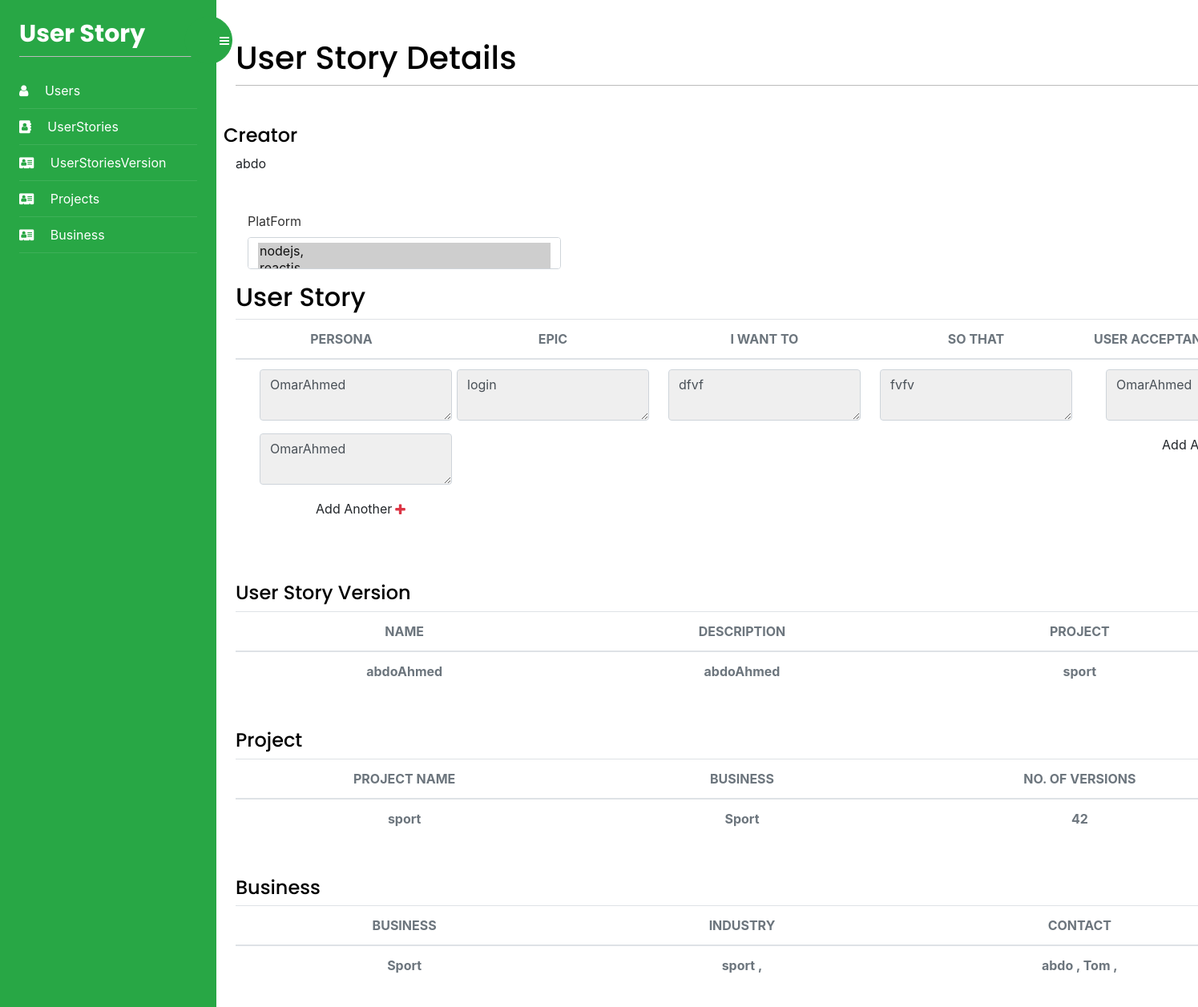
The page /UserStories/userStoryDetails/27 on the database as committed earlier.
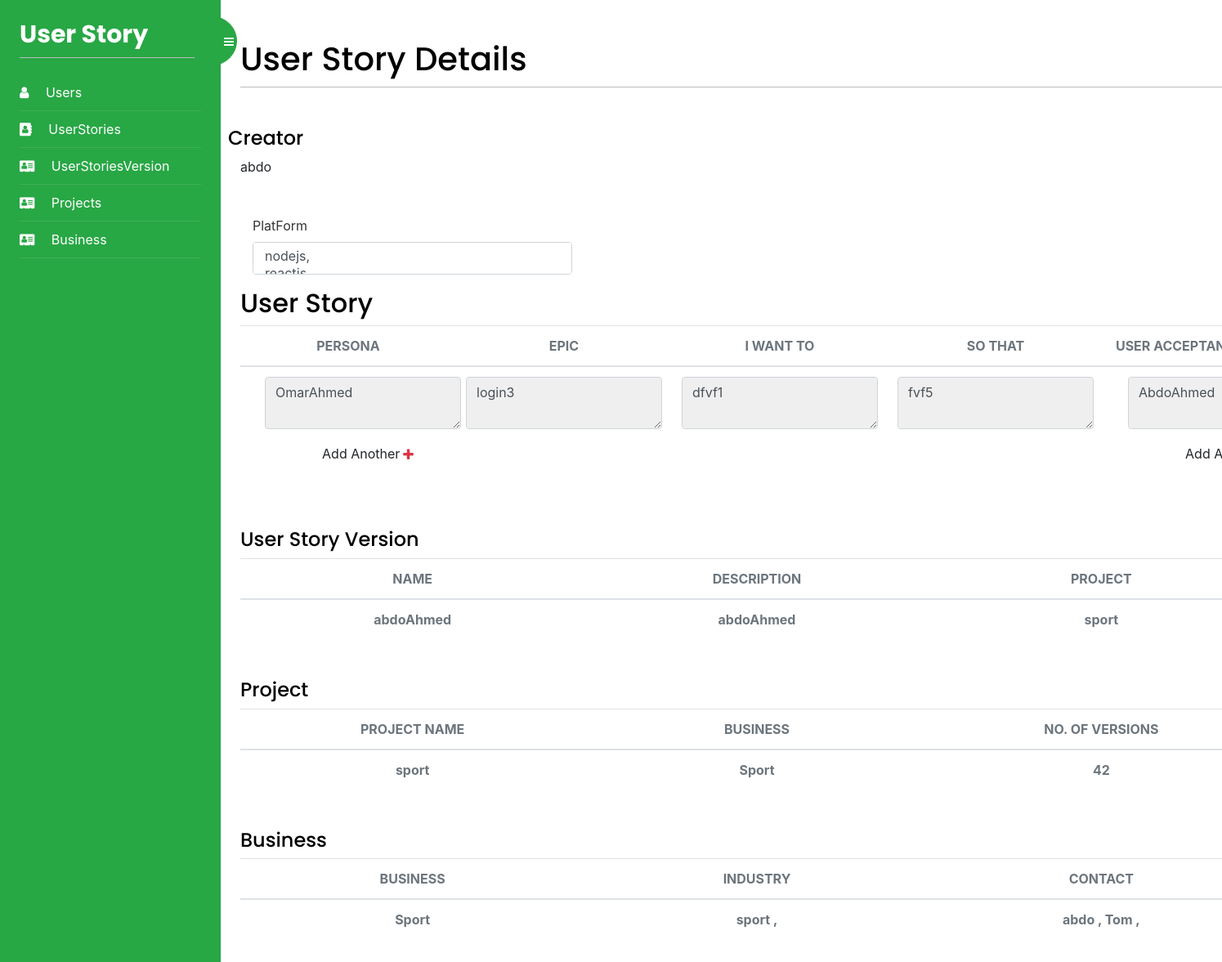
The same page on the database as committed later.
### UserStoryApp/models.py (models this page shows, shortened)
class UserStory(models.Model):
    id = models.AutoField(primary_key=True)
    iWantTO = models.TextField(blank=True)
    soThat = models.TextField(blank=True)
    priority = models.TextField(blank=True)
    userStoriesVersion = models.ForeignKey(
        UserStoryVersion, on_delete=models.CASCADE, blank=True, null=True)
    Persona = models.ManyToManyField(Persona)
    RAIDS = models.ManyToManyField(RAIDS)
    DevelopmentTask = models.ManyToManyField(DevelopmentTask)
    Estimates = models.ManyToManyField(Estimates)
    US_Group = models.ForeignKey(
        US_Group, on_delete=models.CASCADE, blank=True, null=True)
    Epic = models.ForeignKey(Epic, on_delete=models.CASCADE, null=True)
    platforms = []
    class Meta:
        db_table = "UserStory"

class UserStoryVersion(models.Model):
    id = models.AutoField(primary_key=True)
    name = models.TextField(blank=True)
    description = models.TextField(blank=True)
    Project = models.ForeignKey(Project, on_delete=models.CASCADE)
    User = models.ForeignKey(
        User, on_delete=models.CASCADE, blank=True, null=True)
    class Meta:
        db_table = "UserStoryVersion"

class User (AbstractUser):
    Role = models.IntegerField(blank=True, null=True, default=2)
    project = []
    business = []

class Persona(models.Model):
    id = models.AutoField(primary_key=True)
    Name = models.TextField(blank=True)
    class Meta:
        db_table = "Persona"

class Epic(models.Model):
    id = models.AutoField(primary_key=True)
    versionName = models.TextField(blank=True)
    class Meta:
        db_table = "Epic"

class DevelopmentTask(models.Model):
    id = models.AutoField(primary_key=True)
    description = models.TextField(blank=True)
    class Meta:
        db_table = "DevelopmentTask"

class Project(models.Model):
    id = models.AutoField(primary_key=True)
    name = models.TextField(blank=True)
    Business = models.ForeignKey(Business, on_delete=models.CASCADE)
    User = models.ForeignKey(
        User, on_delete=models.CASCADE, blank=True, null=True)
    project = ""
    class Meta:
        db_table = "Project"

class Business(models.Model):
    id = models.AutoField(primary_key=True)
    businessIndustry = models.ManyToManyField(
        BusinessCategory)
    hourlyRate = models.IntegerField(blank=True, null=True)
    name = models.TextField(blank=True)
    LegalEntityName = models.TextField(blank=True)
    Address = models.TextField(blank=True)
    BusinessNumber = models.IntegerField(blank=True, null=True)
    BusinessEmail = models.TextField(blank=True)
    User = models.ManyToManyField(User)
    ABN = models.IntegerField(blank=True, null=True)
    def get_categories(self):
        return "\n".join([f'{p.name} , ' for p in self.businessIndustry.all()])
    def get_users(self):
        return "\n".join([f'{p.username} , ' for p in self.User.all()])
    class Meta:
        db_table = "Business"

class BusinessCategory(models.Model):
    id = models.AutoField(primary_key=True)
    name = models.TextField(blank=True)
    class Meta:
        db_table = "BusinessCategory"

### UserStories/views.py (the view, shortened to what this page needs)
def Details(request, id):
    platforms = Platform.objects.all()
    userStory = UserStory.objects.get(id=id)
    platformIds = [i.Platform.id for i in userStory.Estimates.all()]
    if userStory.userStoriesVersion:
        userStory.userStoriesVersion.Project.project = len(
            UserStoryVersion.objects.filter(Project=userStory.userStoriesVersion.Project).all())
    return render(request, 'userStories/Details.html', {'userStory': userStory, 'platformIds': platformIds, 'platforms': platforms})

### UserStories/templates/userStories/Details.html (shortened to what this page needs)
{% extends "base.html" %}
{% block content %}
<div class="mb-5">
    <h1 class="m-auto">User Story Details</h1>
</div>
<div class="mb-5">
    <div class="row ">
        <h4>Creator</h4>
    </div>
    {{userStory.userStoriesVersion.User.username}}
</div>
<form id="form" method="post" autocomplete="off">
<div class="col-4">
    <div class="form-group">
        <label for="exampleInputEmail1" style="display: block;width: 100%;">PlatForm</label>
        <select id="example-getting-started4" name="platforms" style="width: 100%;"
            class="form-control form-select platform" multiple="multiple">
            {% for p in platforms %}
            {% if p.id in platformIds %}
            <option value="{{p.id}}" selected>{{p.name}},</option>
            {% else %}
            <option value="{{p.id}}">{{p.name}},</option>
            {% endif %}
            {% endfor %}
        </select>
    </div>
</div>
<div class=" testimonial-group table-responsive p-0 mb-5" style="height: 30%;max-width: 79rem;" id="UserStory">
    <h2>User Story</h2>
    <table class="table align-items-center mb-0">
        <thead>
            <tr class="ReadState" id="userStoryDetailsHeader">
                <th class="text-center text-uppercase text-secondary text-xxs font-weight-bolder opacity-7">Persona</th>
                <th class="text-center text-uppercase text-secondary text-xxs font-weight-bolder opacity-7">Epic
                </th>
                <th class="text-center text-uppercase text-secondary text-xxs font-weight-bolder opacity-7">I Want TO</th>
                <th class="text-center text-uppercase text-secondary text-xxs font-weight-bolder opacity-7">So That</th>
                <th class="text-center text-uppercase text-secondary text-xxs font-weight-bolder opacity-7">User Acceptance Criteria
                </th>
            </tr>
        </thead>
        <tbody>
            <tr id="{{userStory.id}}" class="ReadState userStoryDetailsBody">
                    <td class="">
                        <div class="form-group pl-5" style="height: 100%;min-width: 15rem;">
                            <div style="width: 100%;" class="row PersonDiv">
                                {% for Persona in userStory.Persona.all %}
                                <div class="form-group row">
                                    <div class="col-12 m-0 p-0">
                                        <textarea type="text" id="myInput" list="personList" style="display: inline;"
                                            class="form-control updatePersona bg-gray h-4rem" data-id="{{Persona.id}}" id="myInput" aria-describedby="emailHelp"
                                            placeholder="Persona">{{Persona.Name}}</textarea>
                                    </div>
                                </div>
                                {% endfor %}
                            </div>
                            <p class="m-auto AddPersona details" style="display: flex;justify-content: center;align-items: center;cursor: pointer;">
                                Add Another<i class="ml-1 text-danger fa fa-plus AddPersona"></i></p>
                        </div>
                    </td>
                    <td class="">
                        <div class="form-group m-0" style="margin: 0;min-width: 15rem;">
                            <textarea type="text" id="epicInput" data-name="epic" list="encodings"  class="form-control updateUserStory input bg-gray h-4rem"
                                id="epicInput" aria-describedby="emailHelp"
                                placeholder="Epic">{{userStory.Epic.versionName}}</textarea>
                        </div>
                    </td>
                    <td class="">
                        <div class="form-group" style="min-width: 15rem;">
                            <textarea type="text" id="IWantTO" data-name="iWantTo" class="form-control bg-gray updateUserStory h-4rem" id="exampleInputEmail1"
                                aria-describedby="emailHelp" placeholder="IWantTO">{{userStory.iWantTO}}</textarea>
                        </div>
                    </td>
                    <td class="">
                        <div class="form-group" style="min-width: 15rem;">
                            <textarea type="text" id="SoThat" data-name="soThat"  class="form-control bg-gray updateUserStory h-4rem" id="exampleInputEmail1"
                                aria-describedby="emailHelp" placeholder="SoThat">{{userStory.soThat}}</textarea>
                        </div>
                    </td>
                    <td class="">
                        <div class="form-group pl-5" style="height: 100%;min-width: 15rem;">
                            <div style="width: 100%;" class="row DKDiv">
                                {% for DevelopmentTask in userStory.DevelopmentTask.all %}
                                <div class="form-group row">
                                    <div class="col-12 m-0 p-0">
                                        <textarea type="text" id="DevTasks" data-id="{{DevelopmentTask.id}}" class="form-control updateDevTask bg-gray h-4rem"  id="exampleInputEmail1"
                                            aria-describedby="emailHelp"
                                            placeholder="Dev Tasks">{{DevelopmentTask.description}}</textarea>
                                    </div>
                                </div>
                                {% endfor %}
                            </div>
                            <p class="m-auto AddDev details" style="display: flex;justify-content: center;align-items: center;cursor: pointer;">
                                Add Another</p>
                        </div>
                    </td>
            </tr>
        </tbody>
    </table>
</div>
</form>
<div class="mb-5">
    <h4>User Story Version</h4>
    <table class="table align-items-center mb-0">
        <thead>
            <tr>
                <th class="text-center text-uppercase text-secondary text-xxs font-weight-bolder opacity-7">name</th>
                <th class="text-center text-uppercase text-secondary text-xxs font-weight-bolder opacity-7">description
                </th>
                <th class="text-center text-uppercase text-secondary text-xxs font-weight-bolder opacity-7">Project</th>
            </tr>
        </thead>
        <tbody>
            <tr>
                <td class="align-middle text-center rem-15">
                    <a class="d-block" href="{% url 'userStoryVersionDetails' userStory.userStoriesVersion.id %}">
                    <span class="text-secondary text-xs font-weight-bold">{{userStory.userStoriesVersion.name}}</span>
                    </a>
                </td>
                <td class="align-middle text-center rem-15">
                    <a class="d-block" href="{% url 'userStoryVersionDetails' userStory.userStoriesVersion.id %}">
                    <span
                        class="text-secondary text-xs font-weight-bold">{{userStory.userStoriesVersion.description}}</span>
                    </a>
                </td>
                <td class="align-middle text-center rem-15">
                    <a class="d-block" href="{% url 'userStoryVersionDetails' userStory.userStoriesVersion.id %}">
                    <span
                        class="text-secondary text-xs font-weight-bold">{{userStory.userStoriesVersion.Project.name}}</span>
                    </a>
                </td>
            </tr>
        </tbody>
    </table>
</div>
<div class="mb-5">
    <h4>Project</h4>
    <table class="table align-items-center mb-0">
        <thead>
            <tr>
                <th class="text-center text-uppercase text-secondary text-xxs font-weight-bolder opacity-7">Project Name
                </th>
                <th class="text-center text-uppercase text-secondary text-xxs font-weight-bolder opacity-7">Business</th>
                <th class="text-center text-uppercase text-secondary text-xxs font-weight-bolder opacity-7">no. of Versions
                </th>
            </tr>
        </thead>
        <tbody>
            <tr>
                <td class="align-middle text-center rem-15">
                    <a class="d-block" href="{% url 'projectDetails' userStory.userStoriesVersion.Project.id %}">
                    <span class="text-secondary text-xs font-weight-bold">{{userStory.userStoriesVersion.Project.name}}</span>
                    </a>
                </td>
                <td class="align-middle text-center rem-15">
                    <a class="d-block" href="{% url 'projectDetails' userStory.userStoriesVersion.Project.id %}">
                    <span class="text-secondary text-xs font-weight-bold">{{userStory.userStoriesVersion.Project.Business.name}}</span>
                    </a>
                </td>
                <td class="align-middle text-center rem-15">
                    <a class="d-block" href="{% url 'projectDetails' userStory.userStoriesVersion.Project.id %}">
                    <span class="text-secondary text-xs font-weight-bold">{{userStory.userStoriesVersion.Project.project}}</span>
                    </a>
                </td>
            </tr>
        </tbody>
    </table>
</div>
<div class="mb-5">
    <h4>Business</h4>
    <table class="table align-items-center mb-0">
        <thead>
            <tr>
                <th class="text-center text-uppercase text-secondary text-xxs font-weight-bolder opacity-7">Business</th>
                <th class="text-center text-uppercase text-secondary text-xxs font-weight-bolder opacity-7">Industry</th>
                <th class="text-center text-uppercase text-secondary text-xxs font-weight-bolder opacity-7">Contact
                </th>
            </tr>
        </thead>
        <tbody>
            <tr>
                <td class="align-middle text-center rem-15">
                    <a class="d-block" href="{% url 'BusinessDetails' userStory.userStoriesVersion.Project.Business.id %}">
                    <span class="text-secondary text-xs font-weight-bold">{{userStory.userStoriesVersion.Project.Business.name}}</span>
                    </a>
                </td>
                <td class="align-middle text-center rem-15">
                    <a class="d-block" href="{% url 'BusinessDetails' userStory.userStoriesVersion.Project.Business.id %}">
                    <span class="text-secondary text-xs font-weight-bold">{{userStory.userStoriesVersion.Project.Business.get_categories}}</span>
                    </a>
                </td>
                <td class="align-middle text-center rem-15">
                    <a class="d-block" href="{% url 'BusinessDetails' userStory.userStoriesVersion.Project.Business.id %}">
                    <span class="text-secondary text-xs font-weight-bold">{{userStory.userStoriesVersion.Project.Business.get_users}}</span>
                    </a>
                </td>
            </tr>
        </tbody>
    </table>
</div>
{% endblock %}

Rows that differ between the two databases and show on the page:
no longer on this page (row edited): Persona: id "OmarAhmed"
no longer on this page (row edited): DevelopmentTask: id "OmarAhmed"
changed UserStory "abdo": Epic.versionName "login" → "login3"; iWantTO "dfvf" → "dfvf1"; soThat "fvfv" → "fvf5"
added DevelopmentTask: id "AbdoAhmed"
Other text that changed with them:
form field platforms: "nodejs, ☑" → "nodejs,"
